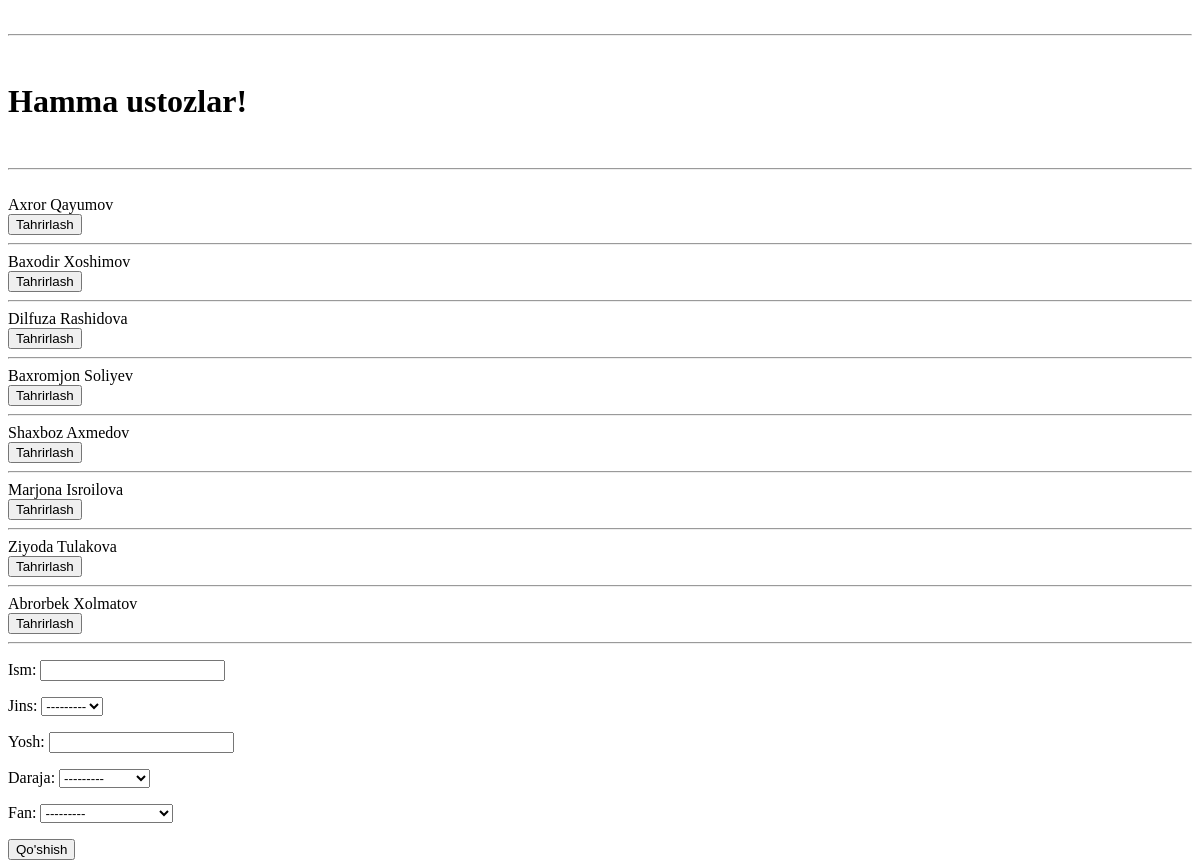
The page /ustoz/ on the database as committed earlier.
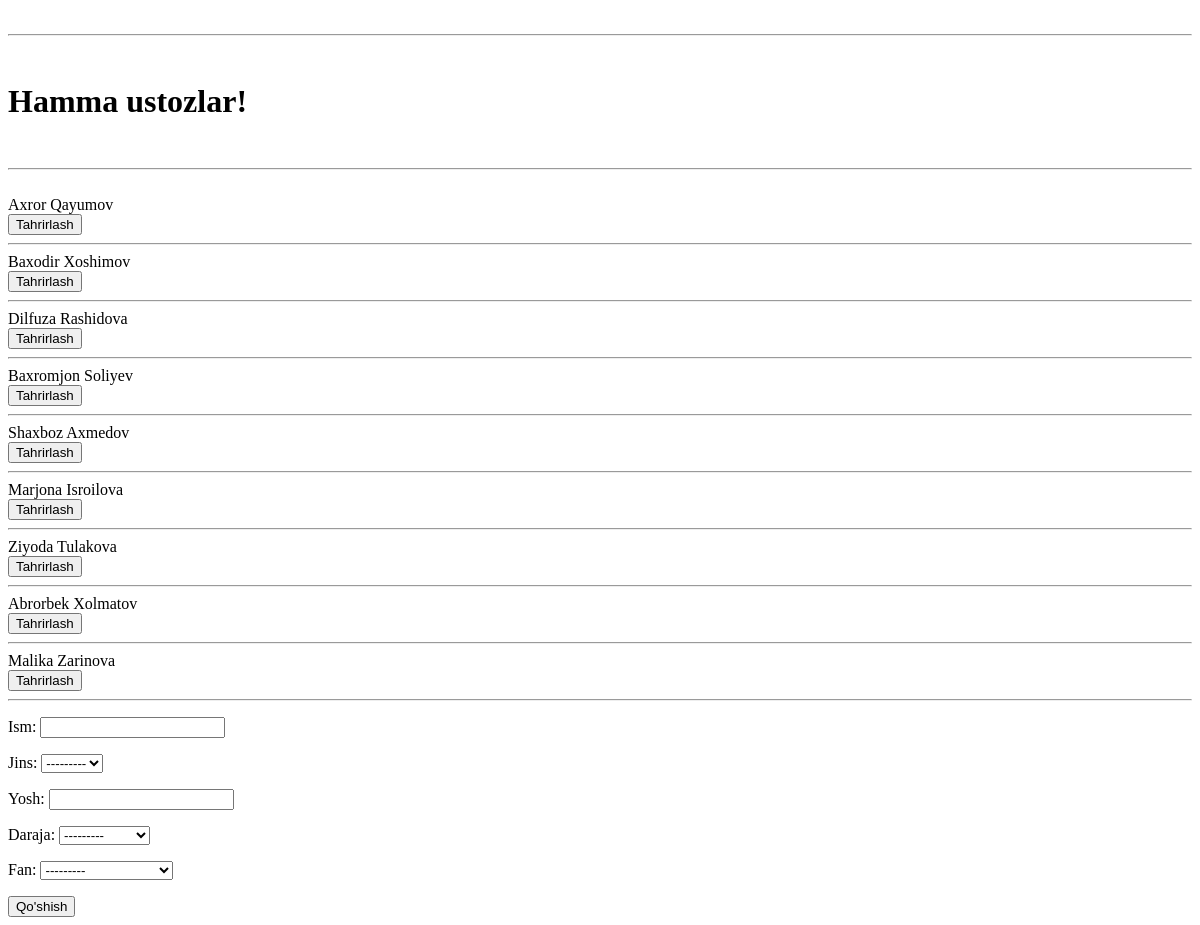
The same page on the database as committed later.
### malumot/models.py (models this page shows, shortened)
class Ustoz(models.Model):
    ism=models.CharField(max_length=50)
    jins=models.CharField(max_length=30,choices=JINS)
    yosh=models.PositiveIntegerField()
    daraja=models.CharField(max_length=30,choices=DARAJA)
    fan=models.ForeignKey(Fan,on_delete=models.CASCADE)

### malumot/views.py (the view)
# urls.py: path('ustoz/', ustozlar),
def ustozlar(request):
    if request.method == 'POST':
        data = UstozForm(request.POST)
        if data.is_valid():
            data.save()
        return redirect('/ustoz/')
    date={
        "ustozlar":Ustoz.objects.all(),
        'form':UstozForm()
    }
    return render(request,"ustozlar.html",date)

### malumot/forms.py
class UstozForm(forms.ModelForm):
    class Meta:
        model = Ustoz
        fields = '__all__'

### malumot/models.py (called while the page is built)
    def __str__(self):
        return self.nom

### templates/ustozlar.html (shortened to what this page needs)
<!DOCTYPE html>
<html lang="en">
<head>
</head>
<body>
<br>
<hr>
<br>
<h1>Hamma ustozlar!</h1>
<br>
<hr>
<br>
{% for ustoz in ustozlar %}
<a>{{ustoz.ism}}</a>
<a href="/ustoz/{{ustoz.id}}/tahrirlash/"><br>
    <button>Tahrirlash</button>
</a>
<hr>
{%endfor%}
<form method="post">
    {{ form.as_p }}
    <button>Qo'shish</button>
</form>
</body>
</html>

Rows that differ between the two databases and show on the page:
added Ustoz: ism "Malika Zarinova"
